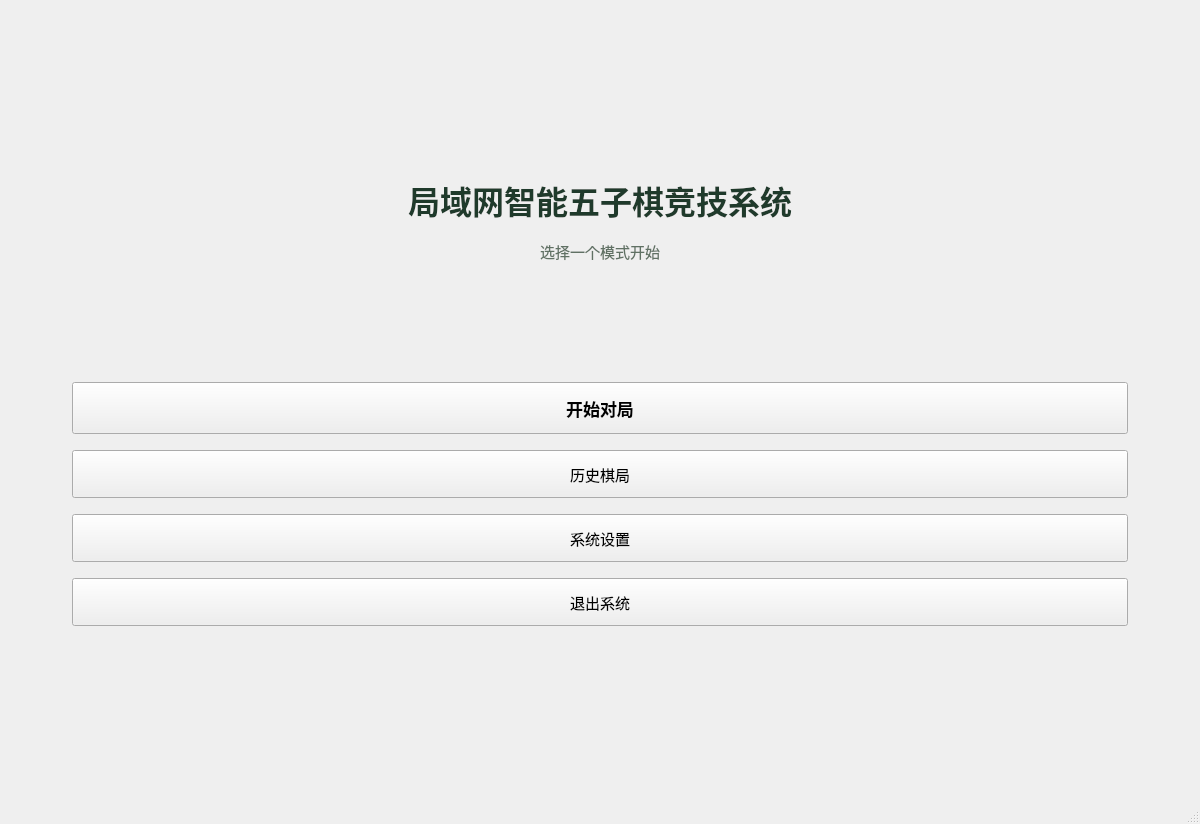
<?xml version="1.0" encoding="UTF-8"?>
<ui version="4.0">
 <class>MainWindow</class>
 <widget class="QMainWindow" name="MainWindow">
  <property name="geometry">
   <rect>
    <x>0</x>
    <y>0</y>
    <width>1200</width>
    <height>824</height>
   </rect>
  </property>
  <property name="windowTitle">
   <string>五子棋</string>
  </property>
  <widget class="QWidget" name="centralwidget">
   <layout class="QVBoxLayout" name="verticalLayout">
    <property name="leftMargin">
     <number>0</number>
    </property>
    <property name="topMargin">
     <number>0</number>
    </property>
    <property name="rightMargin">
     <number>0</number>
    </property>
    <property name="bottomMargin">
     <number>0</number>
    </property>
    <item>
      <widget class="QStackedWidget" name="stackedWidget">
       <property name="currentIndex">
       <number>0</number>
       </property>
      <widget class="QWidget" name="homePage">
       <layout class="QVBoxLayout" name="homeLayout">
        <property name="spacing">
         <number>16</number>
        </property>
        <property name="leftMargin">
         <number>72</number>
        </property>
        <property name="topMargin">
         <number>72</number>
        </property>
        <property name="rightMargin">
         <number>72</number>
        </property>
        <property name="bottomMargin">
         <number>72</number>
        </property>
        <item>
         <spacer name="homeTopSpacer">
          <property name="orientation">
           <enum>Qt::Orientation::Vertical</enum>
          </property>
          <property name="sizeHint" stdset="0">
           <size>
            <width>20</width>
            <height>40</height>
           </size>
          </property>
         </spacer>
        </item>
        <item>
         <widget class="QLabel" name="titleLabel">
          <property name="styleSheet">
           <string notr="true">font-size: 32px; font-weight: 700; color: #1f3a2b;</string>
          </property>
          <property name="text">
           <string>局域网智能五子棋竞技系统</string>
          </property>
          <property name="alignment">
           <set>Qt::AlignmentFlag::AlignCenter</set>
          </property>
         </widget>
        </item>
        <item>
         <widget class="QLabel" name="subtitleLabel">
          <property name="styleSheet">
           <string notr="true">font-size: 15px; color: #607164;</string>
          </property>
          <property name="text">
           <string>选择一个模式开始</string>
          </property>
          <property name="alignment">
           <set>Qt::AlignmentFlag::AlignCenter</set>
          </property>
         </widget>
        </item>
        <item>
         <spacer name="homeMiddleSpacer">
          <property name="orientation">
           <enum>Qt::Orientation::Vertical</enum>
          </property>
          <property name="sizeHint" stdset="0">
           <size>
            <width>20</width>
            <height>20</height>
           </size>
          </property>
         </spacer>
        </item>
        <item>
         <widget class="QPushButton" name="startGameButton">
          <property name="minimumSize">
           <size>
            <width>0</width>
            <height>52</height>
           </size>
          </property>
          <property name="styleSheet">
           <string notr="true">font-size: 17px; font-weight: 600;</string>
          </property>
          <property name="text">
           <string>开始对局</string>
          </property>
         </widget>
        </item>
        <item>
         <widget class="QPushButton" name="historyButton">
          <property name="minimumSize">
           <size>
            <width>0</width>
            <height>48</height>
           </size>
          </property>
          <property name="styleSheet">
           <string notr="true">font-size: 15px;</string>
          </property>
          <property name="text">
           <string>历史棋局</string>
          </property>
         </widget>
        </item>
        <item>
         <widget class="QPushButton" name="settingsButton">
          <property name="minimumSize">
           <size>
            <width>0</width>
            <height>48</height>
           </size>
          </property>
          <property name="styleSheet">
           <string notr="true">font-size: 15px;</string>
          </property>
          <property name="text">
           <string>系统设置</string>
          </property>
         </widget>
        </item>
        <item>
         <widget class="QPushButton" name="exitButton">
          <property name="minimumSize">
           <size>
            <width>0</width>
            <height>48</height>
           </size>
          </property>
          <property name="styleSheet">
           <string notr="true">font-size: 15px;</string>
          </property>
          <property name="text">
           <string>退出系统</string>
          </property>
         </widget>
        </item>
        <item>
         <spacer name="homeBottomSpacer">
          <property name="orientation">
           <enum>Qt::Orientation::Vertical</enum>
          </property>
          <property name="sizeHint" stdset="0">
           <size>
            <width>20</width>
            <height>40</height>
           </size>
          </property>
         </spacer>
        </item>
       </layout>
      </widget>
      <widget class="QWidget" name="gamePage">
       <layout class="QVBoxLayout" name="gameRootLayout">
        <property name="spacing">
         <number>16</number>
        </property>
        <property name="leftMargin">
         <number>24</number>
        </property>
        <property name="topMargin">
         <number>24</number>
        </property>
        <property name="rightMargin">
         <number>24</number>
        </property>
        <property name="bottomMargin">
         <number>24</number>
        </property>
        <item>
         <layout class="QHBoxLayout" name="gameHeaderLayout">
          <property name="leftMargin">
           <number>0</number>
          </property>
          <property name="topMargin">
           <number>0</number>
          </property>
          <property name="rightMargin">
           <number>0</number>
          </property>
          <property name="bottomMargin">
           <number>0</number>
          </property>
          <item>
           <widget class="QLabel" name="gameTitleLabel">
            <property name="styleSheet">
             <string notr="true">font-size: 24px; font-weight: 700; color: #1f3a2b;</string>
            </property>
            <property name="text">
             <string>对局界面</string>
            </property>
           </widget>
          </item>
          <item>
           <spacer name="headerSpacer">
            <property name="orientation">
             <enum>Qt::Orientation::Horizontal</enum>
            </property>
            <property name="sizeHint" stdset="0">
             <size>
              <width>40</width>
              <height>20</height>
             </size>
            </property>
           </spacer>
          </item>
          <item>
           <widget class="QPushButton" name="backButton">
            <property name="minimumSize">
             <size>
              <width>120</width>
              <height>40</height>
             </size>
            </property>
            <property name="text">
             <string>返回首页</string>
            </property>
           </widget>
          </item>
         </layout>
        </item>
        <item>
         <layout class="QHBoxLayout" name="gameContentLayout">
          <property name="spacing">
           <number>20</number>
          </property>
          <item>
           <widget class="QFrame" name="boardFrame">
            <property name="frameShape">
             <enum>QFrame::Shape::StyledPanel</enum>
            </property>
            <property name="frameShadow">
             <enum>QFrame::Shadow::Raised</enum>
            </property>
            <layout class="QVBoxLayout" name="boardLayout">
             <property name="leftMargin">
              <number>16</number>
             </property>
             <property name="topMargin">
              <number>16</number>
             </property>
             <property name="rightMargin">
              <number>16</number>
             </property>
             <property name="bottomMargin">
              <number>16</number>
             </property>
             <item>
              <widget class="QWidget" name="boardPlaceholder" native="true">
               <property name="minimumSize">
                <size>
                 <width>640</width>
                 <height>640</height>
                </size>
               </property>
                <property name="styleSheet">
                 <string notr="true">background: #f2dfb9; border: 2px solid #8b6a3d; border-radius: 10px;</string>
                </property>
               </widget>
             </item>
            </layout>
           </widget>
          </item>
          <item>
           <widget class="QFrame" name="infoFrame">
            <property name="minimumSize">
             <size>
              <width>320</width>
              <height>0</height>
             </size>
            </property>
            <property name="frameShape">
             <enum>QFrame::Shape::StyledPanel</enum>
            </property>
            <property name="frameShadow">
             <enum>QFrame::Shadow::Raised</enum>
            </property>
            <layout class="QVBoxLayout" name="infoLayout">
             <property name="spacing">
              <number>12</number>
             </property>
             <property name="leftMargin">
              <number>16</number>
             </property>
             <property name="topMargin">
              <number>16</number>
             </property>
             <property name="rightMargin">
              <number>16</number>
             </property>
             <property name="bottomMargin">
              <number>16</number>
             </property>
             <item>
              <widget class="QLabel" name="modeLabel">
               <property name="styleSheet">
                <string notr="true">font-size: 16px; font-weight: 600; color: #1f3a2b;</string>
               </property>
               <property name="text">
                <string>当前模式：本地双人</string>
               </property>
              </widget>
             </item>
             <item>
              <widget class="QLabel" name="playerLabel">
               <property name="text">
                <string>当前玩家：黑方</string>
               </property>
              </widget>
             </item>
             <item>
              <widget class="QLabel" name="stepLabel">
               <property name="text">
                <string>当前步数：0</string>
               </property>
              </widget>
             </item>
             <item>
              <widget class="QLabel" name="statusLabel">
               <property name="text">
                <string>状态：等待落子</string>
               </property>
              </widget>
             </item>
             <item>
              <spacer name="infoBottomSpacer">
               <property name="orientation">
                <enum>Qt::Orientation::Vertical</enum>
               </property>
               <property name="sizeHint" stdset="0">
                <size>
                 <width>20</width>
                 <height>40</height>
                </size>
               </property>
              </spacer>
             </item>
            </layout>
           </widget>
          </item>
         </layout>
        </item>
       </layout>
      </widget>
     </widget>
    </item>
   </layout>
  </widget>
  <widget class="QMenuBar" name="menubar">
   <property name="geometry">
    <rect>
     <x>0</x>
     <y>0</y>
     <width>1200</width>
     <height>22</height>
    </rect>
   </property>
  </widget>
  <widget class="QStatusBar" name="statusbar"/>
 </widget>
 <resources/>
 <connections/>
</ui>
